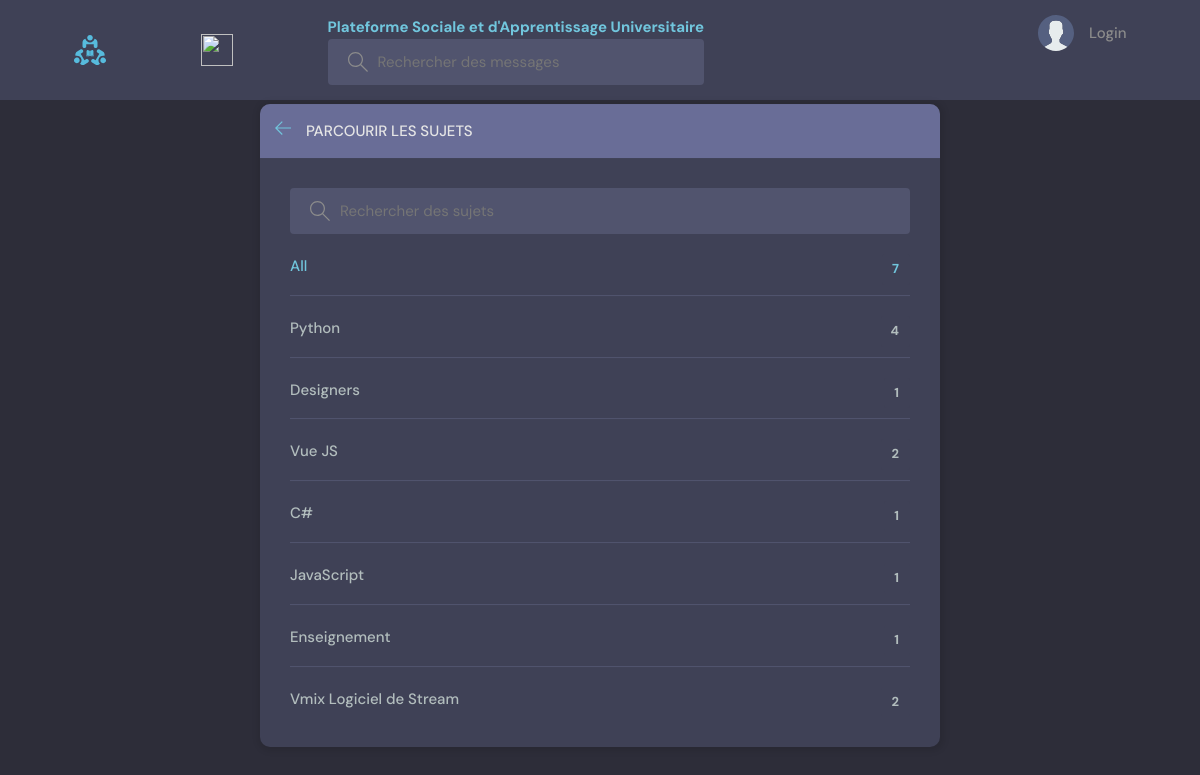
Page /topics/ on the committed database.
### base/models.py (models this page shows, shortened)
class Topic(models.Model):
    name = models.CharField(max_length=200)

### base/views.py (the view)
# urls.py: path('topics/', views.topicsPage, name="topics"),
def topicsPage(request):
    q = request.GET.get('q') if request.GET.get('q') != None else ''
    topics = Topic.objects.filter(name__icontains=q)
    return render(request, 'base/topics.html', {'topics': topics})

### base/templates/base/topics.html (shortened to what this page needs)
{% extends 'main.html' %}
{% block content %}
<main class="create-room layout">
  <div class="container">
    <div class="layout__box">
      <div class="layout__boxHeader">
        <div class="layout__boxTitle">
          <a href="{% url 'home' %}">
            <svg version="1.1" xmlns="http://www.w3.org/2000/svg" width="32" height="32" viewBox="0 0 32 32">
              <title>arrow-left</title>
              <path
                d="M13.723 2.286l-13.723 13.714 13.719 13.714 1.616-1.611-10.96-10.96h27.625v-2.286h-27.625l10.965-10.965-1.616-1.607z">
              </path>
            </svg>
          </a>
          <h3>Parcourir les sujets</h3>
        </div>
      </div>
      <div class="topics-page layout__body">
        <form action="" method="GET" class="header__search">
          <label>
            <input name="q" placeholder="Rechercher des sujets" />
          </label>
        </form>
        <ul class="topics__list">
          <li>
            <a href="{% url 'topics' %}" class="active">All <span>{{topics.count}}</span></a>
          </li>
          {% for topic in topics %}
          <li>
            <a href="{% url 'home' %}?q={{topic.name}}">{{ topic.name }} <span>{{topic.room_set.all.count}}</span></a>
          </li>
          {% endfor %}
        </ul>
      </div>
    </div>
  </div>
</main>
{% endblock content %}

### static/styles/style.css (style rules this page uses)
:root { --color-main: #71c6dd; --color-main-light: #e1f6fb; --color-dark: #3f4156; --color-dark-medium: #51546e; --color-dark-light: #696d97; --color-light: #e5e5e5; --color-gray: #8b8b8b; --color-light-gray: #b2bdbd; --color-bg: #2d2d39; --color-success: #5dd693; --color-error: #fc4b0b; }
* { font-family: "DM Sans", -apple-system, BlinkMacSystemFont, "Segoe UI", Roboto, Oxygen, Ubuntu, Cantarell, "Open Sans", "Helvetica Neue", sans-serif; margin: 0; padding: 0; box-sizing: border-box; text-rendering: optimizeLegibility; font-size: inherit; }
html { font-size: 56.25%; }
@media only screen and (min-width: 1200px) { html { font-size: 62.5%; } }
body { line-height: 1.6; font-weight: 400; font-size: 1.5rem; color: var(--color-light-gray); background-color: var(--color-bg); min-height: 100vh; }
a { display: inline-block; color: var(--color-main); text-decoration: none; }
.container { max-width: 120rem; width: 90%; margin: auto; }
.header__search > label { background-color: var(--color-dark-medium); padding: 1.3rem 1rem; display: flex; align-items: center; gap: 1rem; border-radius: 4px; }
.header__search svg { fill: var(--color-gray); width: 2rem; height: 2rem; margin-left: 1rem; }
.header__search input { width: 30rem; background: transparent; border: none; outline: none; color: var(--color-light); }
.layout { margin-top: 2.4rem; }
.layout > .container { display: flex; justify-content: space-between; align-items: flex-start; }
.layout__box { width: 90%; max-width: 48rem; min-height: 40rem; position: absolute; top: 50%; left: 50%; transform: translate(-50%, -46%); background-color: var(--color-dark); border-radius: 1rem; box-shadow: 1px 1px 6px 3px rgba(0, 0, 0, 0.1); overflow: hidden; }
.layout__boxHeader { display: flex; padding: 1.5rem; background-color: var(--color-dark-light); }
.layout__boxTitle { display: flex; gap: 1.5rem; align-items: center; }
.layout__boxTitle h3 { text-transform: uppercase; font-weight: 500; color: var(--color-light); }
.layout__boxTitle svg { width: 1.6rem; height: 1.6rem; fill: var(--color-main); }
.layout__body { margin: 3rem; }
.topics__list { list-style: none; }
.topics__list li a { display: flex; justify-content: space-between; margin-bottom: 3rem; font-weight: 500; color: var(--color-light-gray); transition: all 0.3s ease-in-out; }
.topics__list li a.active, .topics__list li a:hover { color: var(--color-main); }
.topics__list li a span { padding: 0.5rem 1rem; background-color: var(--color-dark); border-radius: 3px; font-size: 1.3rem; font-weight: 700; letter-spacing: 1px; }
.topics-page .topics__list li:not(:last-child) a { margin: 2rem 0; padding-bottom: 1rem; text-decoration: none; border-bottom: 1px solid var(--color-dark-medium); }
.topics-page .header__search { display: block; }
.create-room.layout .layout__box { max-width: 68rem; }

### rows in the picture
Topic: name "Python", room_set.all.count "4"
Topic: name "Designers", room_set.all.count "1"
Topic: name "Vue JS", room_set.all.count "2"
Topic: name "C#", room_set.all.count "1"
Topic: name "JavaScript", room_set.all.count "1"
Topic: name "Enseignement", room_set.all.count "1"
Topic: name "Vmix Logiciel de Stream", room_set.all.count "2"

### other values in the picture
{{ topics.count }} "7"
